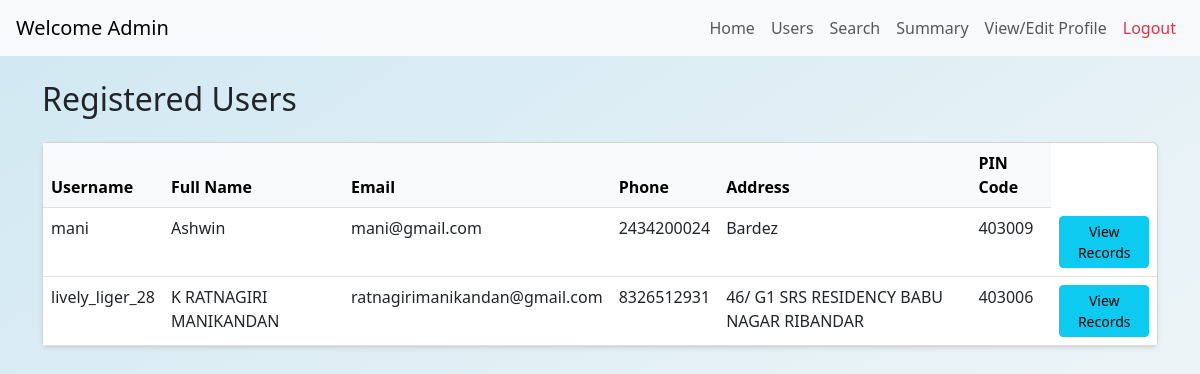
The app's page /admin/users (signed in) with its own data.
### app/models/models.py (models this page shows, shortened)
class User(UserMixin, db.Model):
    id = db.Column(db.Integer, primary_key=True)
    username = db.Column(db.String(80), unique=True, nullable=False)
    password = db.Column(db.String(120), nullable=False)
    role = db.Column(db.String(10), nullable=False)
    full_name = db.Column(db.String(120), nullable=False)
    address = db.Column(db.String(200), nullable=False)
    pin_code = db.Column(db.String(10), nullable=False)
    email = db.Column(db.String(120), unique=True, nullable=False)
    phone_number = db.Column(db.String(15), nullable=False)

### app/views/routes.py (the view)
    @main.route('/admin/users')
    @login_required
    def admin_users():
        if current_user.role != 'admin':
            return redirect(url_for('.login'))
        users = User.query.filter_by(role='user').all()
        return render_template('admin_users.html', users=users)

### app/templates/admin_users.html
{% extends 'base.html' %}
{% block content %}
<h2 class="mb-4">Registered Users</h2>
{% if users %}
  <div class="card shadow-sm">
    <div class="card-body p-0">
      <table class="table table-hover mb-0">
        <thead class="table-light">
          <tr>
            <th>Username</th>
            <th>Full Name</th>
            <th>Email</th>
	    <th>Phone</th>
            <th>Address</th>
            <th>PIN Code</th>
          </tr>
        </thead>
        <tbody>
          {% for user in users %}
          <tr>
            <td>{{ user.username }}</td>
            <td>{{ user.full_name or 'N/A' }}</td>
            <td>{{ user.email }}</td>
	    <td>{{ user.phone_number }}</td>
            <td>{{ user.address or 'N/A' }}</td>
            <td>{{ user.pin_code or 'N/A' }}</td>
	    <td>
  		<a href="{{ url_for('.admin_user_records', user_id=user.id) }}" class="btn btn-info btn-sm">View Records</a>
	    </td>
          </tr>
          {% endfor %}
        </tbody>
      </table>
    </div>
  </div>
{% else %}
  <div class="alert alert-info">
    No registered users found.
  </div>
{% endif %}
{% endblock %}

### app/templates/base.html (style rules this page uses)
body { background: linear-gradient(to bottom right, #d0e8f2, #f8f9fa); min-height: 100vh; }

### records on screen
User: username "mani", full_name "Ashwin", email "mani@gmail.com", phone_number "2434200024", address "Bardez", pin_code "403009"
User: username "lively_liger_28", full_name "K RATNAGIRI MANIKANDAN", email "ratnagirimanikandan@gmail.com", phone_number "8326512931", address "46/ G1 SRS RESIDENCY BABU NAGAR RIBANDAR", pin_code "403006"
